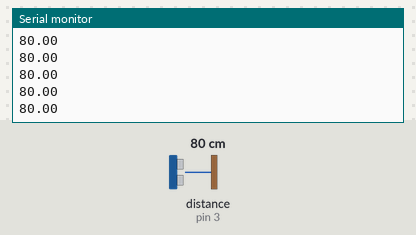
Bench run of a sketch on a simulated Arduino Uno, built with avr-gcc and run on an emulated ATmega328P. Shown: the last lines printed to the serial monitor. Inputs (shaded band) come from the test bench; at power-on: distance to the obstacle (sensor on pin 3) 80 cm. The echo pulse lasts 58.3 µs per cm.

Above: at 1.2 s.
1.3 s: distance to the obstacle (sensor on pin 3) set to 2 cm
At 2.1 s:
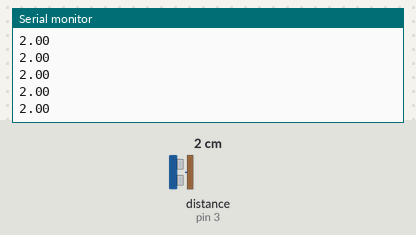
2.8 s: distance to the obstacle (sensor on pin 3) set to 4 cm
At 3.4 s:
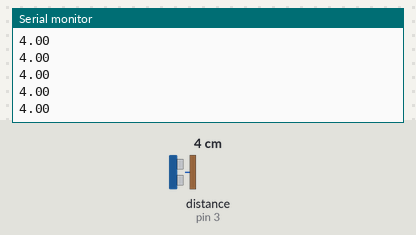
Timing chart, 0 to 5.8 s (numbered marks = the images above; inputs shaded):
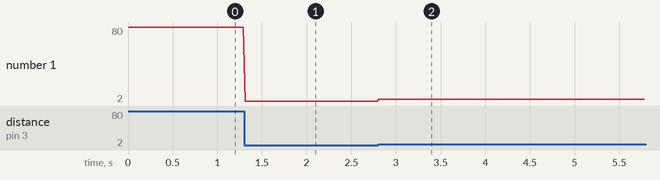

The sketch:

physcomptest.ino
```cpp
#include <HCSR04.h>

UltraSonicDistanceSensor distanceSensor(2, 3); //initialisation class HCSR04 (trig pin , echo pin)


float dist = 0;

void setup() {
  Serial.begin(9600);
  // put your setup code here, to run once:
}

void loop() {
  // put your main code here, to run repeatedly:
  dist = distanceSensor.measureDistanceCm();
  if(dist > 100 or dist <= 0) {
    return;
  }
  Serial.println( dist ); //return current distance (cm) in serial
delay(20);
// delay(2000);
}
```

Measured:
- after the input at 1.3 s, the serial monitor: prints a new line at once (image 1)
- after the input at 2.8 s, the serial monitor: prints a new line at once (image 2)
- plotted number 1: 80 → 2 after the input at 1.3 s, 2 → 4 after the input at 2.8 s
